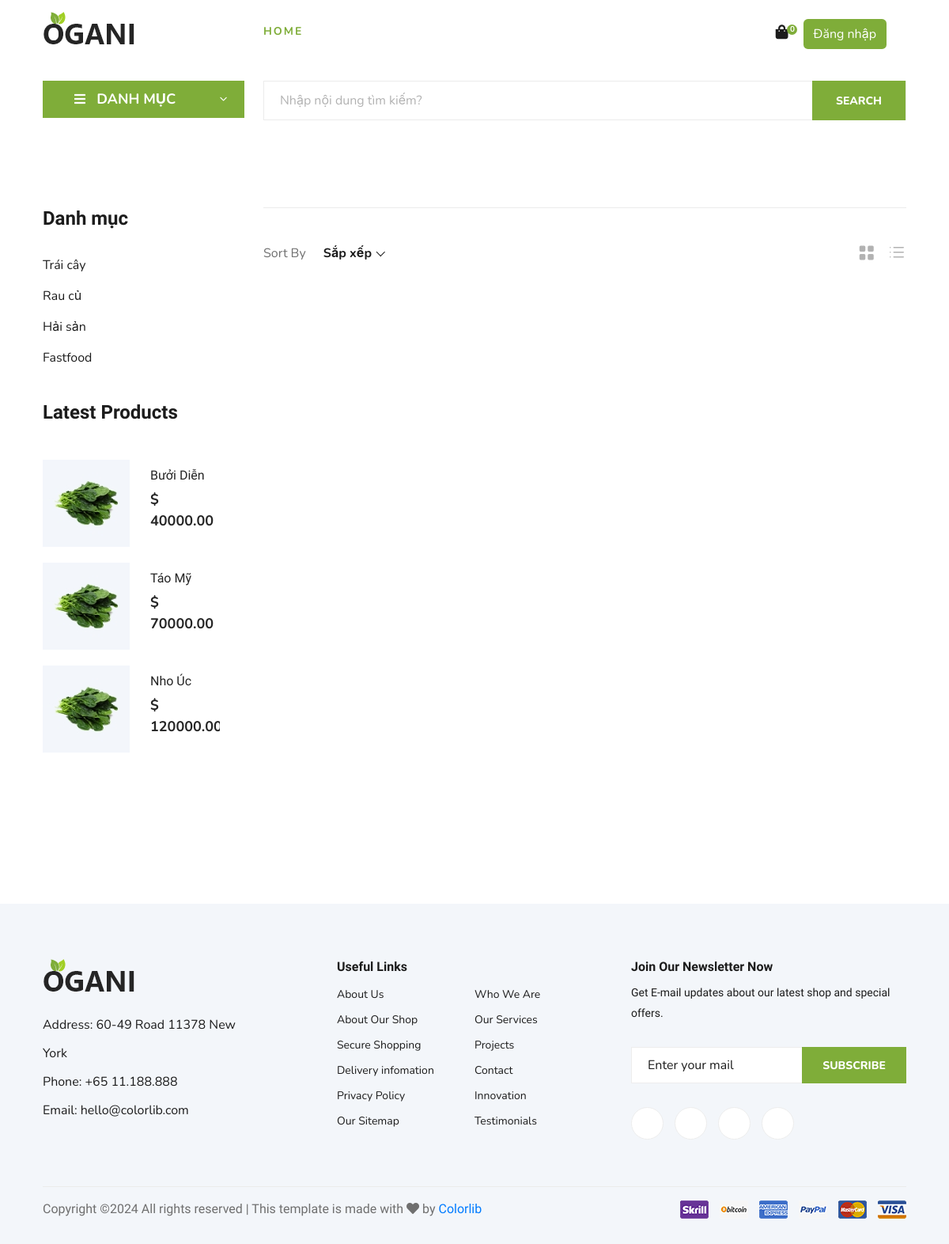
/category.php, run on an earlier commit of the app's database.
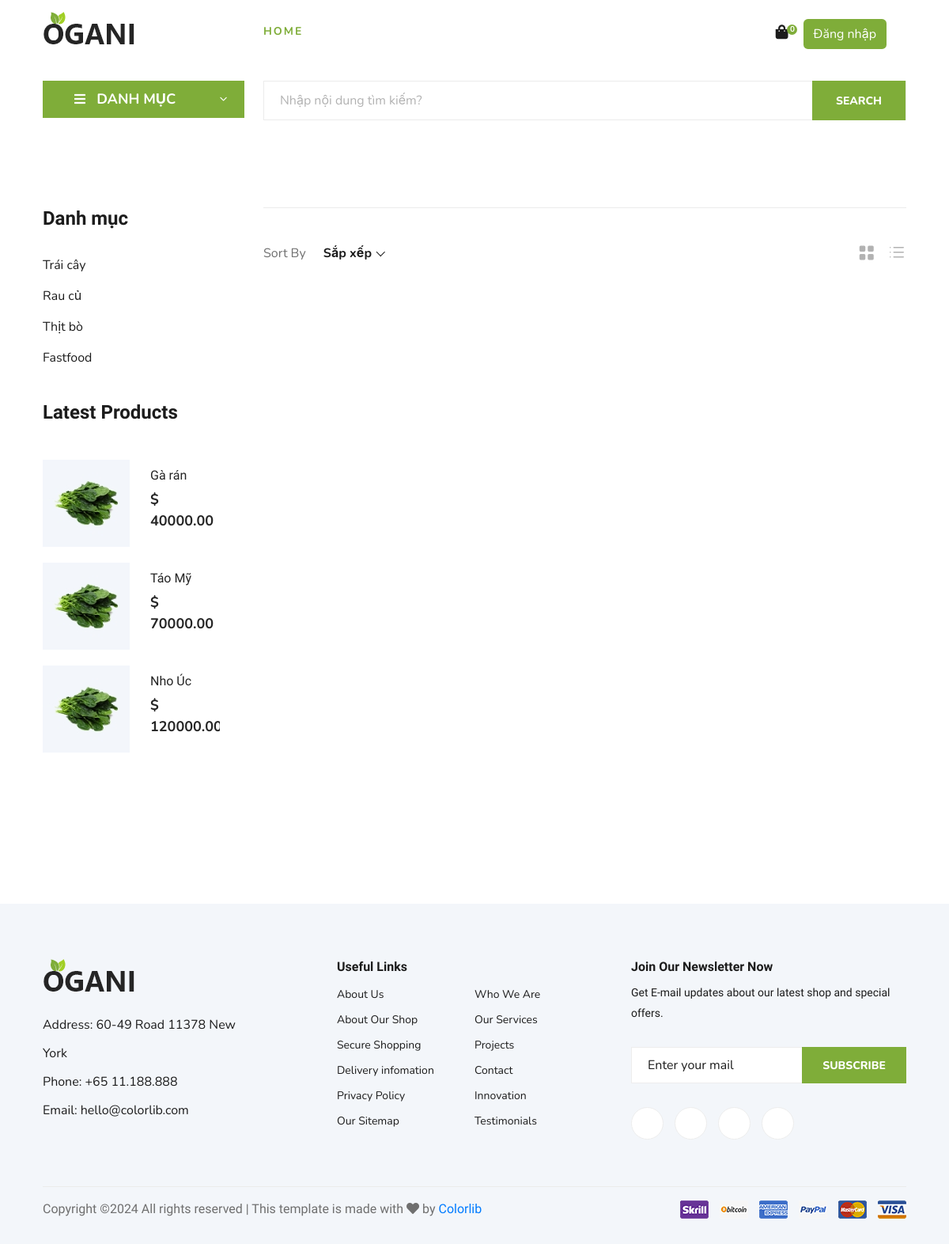
And on a later commit of the database.
### tables this page shows
CREATE TABLE `categories` (
  `category_id` int(11) NOT NULL,
  `name` varchar(100) NOT NULL,
  `description` text DEFAULT NULL,
  `created_at` datetime DEFAULT current_timestamp(),
  `img_url` varchar(255) DEFAULT NULL COMMENT 'Hình ảnh '
);

CREATE TABLE `products` (
  `product_id` int(11) NOT NULL,
  `name` varchar(100) NOT NULL,
  `description` text DEFAULT NULL,
  `price` decimal(10,2) NOT NULL,
  `stock` int(11) NOT NULL,
  `views` int(11) DEFAULT 0,
  `sold` int(11) DEFAULT 0,
  `category_id` int(11) DEFAULT NULL,
  `img_url` varchar(255) DEFAULT NULL,
  `created_at` datetime DEFAULT current_timestamp()
);

### Database.php (called while the page is built, shortened)
<?php
    class Database
    {
        private $host = "localhost";
        private $username = "root";
        private $password = "";
        private $dbName = "fruit_store";
        private $conn;
        private function connect()
        {
            $this->conn = new mysqli($this->host, $this->username, $this->password, $this->dbName);
        }
        public function getData($sql, $parameters = [], $typeParams = "")
        {
            try
            {
                $stmt = $this->conn->prepare($sql);
                if (!empty($parameters)) {
                    $stmt->bind_param($typeParams, ...$parameters);
                }
                $stmt->execute();
                $result = $stmt->get_result();
                return $result->fetch_all(MYSQLI_ASSOC);
            }
            catch (Exception $ex)
            {
                die("Lỗi truy vấn getData: " . $ex->getMessage());
            }
        }
    }
?>

### function.php (called while the page is built, shortened)
<?php
    require_once "Database.php";
    $db = new Database();
    function getAllCategories()
    {
        global $db;
        $sql = "SELECT * FROM categories";
        return $db->getData($sql);
    }
    function getLastestProducts($start, $limit)
    {
        global $db;
        $sql = "SELECT * FROM products ORDER BY created_at DESC LIMIT ?, ?";
        $parameters = [$start, $limit];
        $typeParams = "ii";
        $products = $db->getData($sql, $parameters, $typeParams);
        return $products;
    }
?>

### hero_categories.php (the view, shortened to what this page needs)
<div class="hero__categories">
<div class="hero__categories__all">
        <i class="fa fa-bars"></i>
        <span>DANH MỤC</span>
    </div>
        <?php
            $categories = getAllCategories();
        ?>
</div>

### sidebar.php
<div class="sidebar">
    <div class="sidebar__item">
        <h4>Danh mục</h4>
        <ul>
            <?php
                $categories = getAllCategories();
                foreach($categories as $category)
                {
                    echo "<li><a href='./category.php?categoryId={$category['category_id']}'>{$category['name']}</a></li>";
                }
            ?>
        </ul>
    </div>
    <div class="sidebar__item">
        <div class="latest-product__text">
            <h4>Latest Products</h4>
            <div class="latest-product__slider owl-carousel">
                <div class="latest-prdouct__slider__item">
                    <?php
                        $start = 1;
                        $limit = 3;
                        $products = getLastestProducts($start, $limit);
                        foreach($products as $product)
                        {
                            echo <<<HTML
                                <a href="./detail.php?productId={$product['product_id']}" class="latest-product__item">
                                    <div class="latest-product__item__pic">
                                        <img src="img/latest-product/lp-1.jpg" alt="">
                                    </div>
                                    <div class="latest-product__item__text">
                                        <h6>{$product['name']}</h6>
                                        <span>$ {$product['price']}</span>
                                    </div>
                                 </a>
                            HTML;
                        }
                    ?>
                </div>
            </div>
        </div>
    </div>
</div>

What changed in the data, as far as the page shows it:
changed categories: name "Hải sản" → "Thịt bò"
changed products: name "Bưởi Diễn" → "Gà rán"
